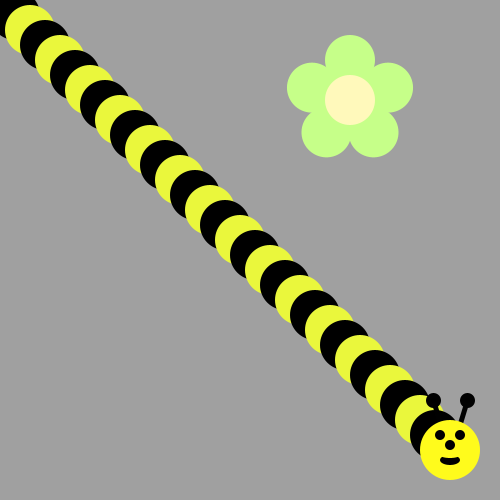
Frame 1 (no input)
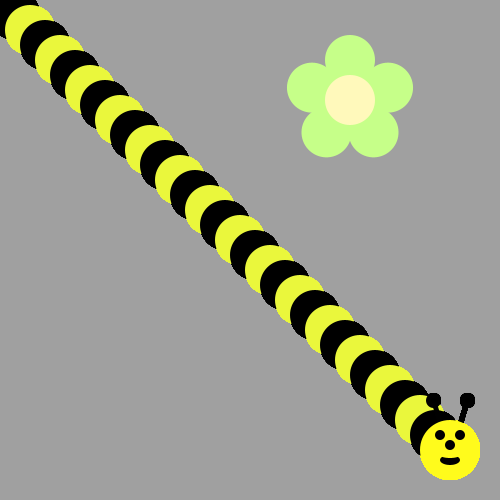
Frame 60 (the mouse pressed at the canvas centre just before this capture)
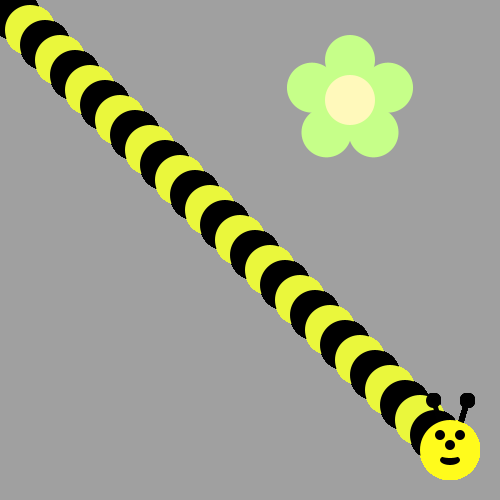
Frame 120 (the mouse held since frame 60 and released just before this capture)

The Processing sketch that drew these frames (run headless with seeded random() and noise(); from frame 60 on, the mouse is pressed at the canvas centre):

// Processing sketch: Bumble_Bee
// ── Bumble_Bee.pde
void draw() {
  int b = 0;
  for(int i = 0; i < 30; i++){
   if (i%2!=0){
     fill(#000000);
   }
  if (i%2==0){
    fill(#EAF73C);
  }
  ellipse(b, b, 50, 50);
  b = b + 15;
}
  drawBeeFace(b, b);
}

void drawFlower(int x, int y) {
     noStroke();
     translate(x, y);
     // draw 5 petals, rotating after each one<
     fill(#c6ff89);      // green
      for (int i = 0; i < 5; i++) {
           ellipse(0, -40, 50, 50);
          rotate(radians(72));
     }
     fill(#fff9bb); // light yellow
     ellipse(0, 0, 50, 50);
} 
void drawBeeFace(int BeeFaceX, int BeeFaceY) {
     noStroke();
     fill(0, 0, 0);
     stroke(1);
     strokeWeight(5);
     line(BeeFaceX-10, BeeFaceY-27, BeeFaceX-17, BeeFaceY-50);
     line(BeeFaceX+10, BeeFaceY-27, BeeFaceX+17, BeeFaceY-50);
     ellipse(BeeFaceX-17, BeeFaceY-50, 10, 10);
     ellipse(BeeFaceX+17, BeeFaceY-50, 10, 10);
     noStroke();
     fill(255, 251, 28);
     ellipse(BeeFaceX, BeeFaceY, 60, 60); // face
     fill(255, 237, 209);
     fill(0,0,0);
      ellipse(BeeFaceX-10, BeeFaceY-15, 10, 10); // eyes
     ellipse(BeeFaceX+10, BeeFaceY-15, 10, 10);
      ellipse(BeeFaceX, BeeFaceY-5, 10, 10); // nose
      ellipse(BeeFaceX, BeeFaceY+10, 20, 10);// mouth
     fill(255, 251, 28);
     ellipse(BeeFaceX, BeeFaceY+5, 20, 6);
}

void setup() {
     ellipseMode(CENTER);
     size(500, 500);
     background(160, 160, 160);
      drawFlower(350, 100);
}
